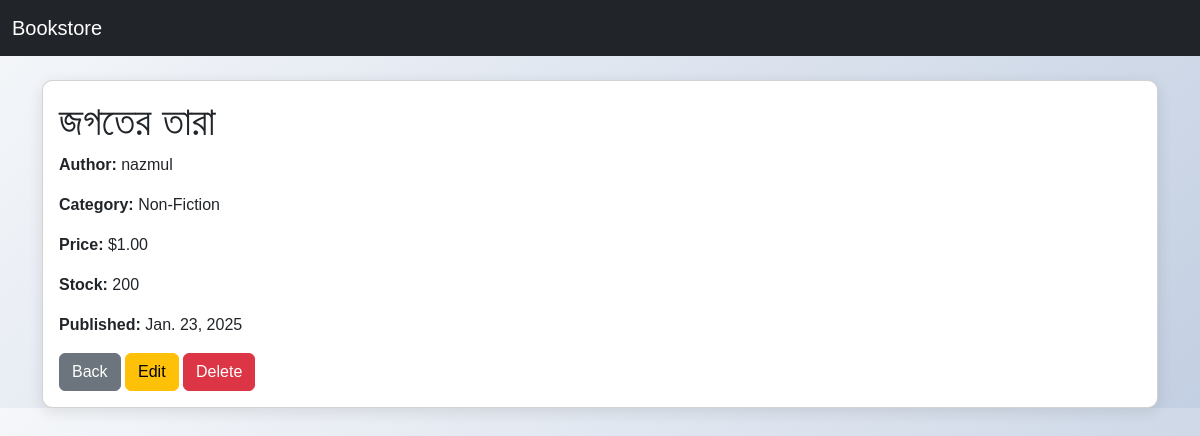
Screenshot of /book/4/ with the database file from the repository.
### books/models.py (models this page shows, shortened)
class Book(models.Model):
    title = models.CharField(max_length=200)
    author = models.CharField(max_length=200)
    category = models.ForeignKey(Category, on_delete=models.CASCADE)
    price = models.DecimalField(max_digits=6, decimal_places=2)
    stock = models.PositiveIntegerField()
    published_date = models.DateField()

class Category(models.Model):
    name = models.CharField(max_length=100)

### books/views.py (the view)
# urls.py: path('book/<int:pk>/', views.book_detail, name='book_detail'),
def book_detail(request, pk):
    book = get_object_or_404(Book, pk=pk)
    return render(request, 'books/book_detail.html', {'book': book})

### books/templates/books/book_detail.html (shortened to what this page needs)
<!DOCTYPE html>
<html lang="en">
<head>
    <link href="https://cdn.jsdelivr.net/npm/bootstrap@5.3.0/dist/css/bootstrap.min.css" rel="stylesheet">
</head>
<body>
    <nav class="navbar navbar-dark bg-dark">
        <div class="container-fluid">
            <a class="navbar-brand" href="{% url 'book_list' %}">Bookstore</a>
        </div>
    </nav>
    <div class="container mt-4">
        <div class="card">
            <div class="card-body">
                <h1 class="card-title">{{ book.title }}</h1>
                <p><strong>Author:</strong> {{ book.author }}</p>
                <p><strong>Category:</strong> {{ book.category.name }}</p>
                <p><strong>Price:</strong> ${{ book.price }}</p>
                <p><strong>Stock:</strong> {{ book.stock }}</p>
                <p><strong>Published:</strong> {{ book.published_date }}</p>
                <div class="mt-3">
                    <a href="{% url 'book_list' %}" class="btn btn-secondary">Back</a>
                    <a href="{% url 'book_update' book.pk %}" class="btn btn-warning">Edit</a>
                    <a href="{% url 'book_delete' book.pk %}" class="btn btn-danger">Delete</a>
                </div>
            </div>
        </div>
    </div>
</body>
</html>

### books/templates/books/book_detail.html (style rules this page uses)
body { font-family: 'Poppins', sans-serif; background: linear-gradient(135deg, #f5f7fa 0%, #c3cfe2 100%); }
.card { border-radius: 10px; box-shadow: 0 4px 15px rgba(0, 0, 0, 0.1); }

### rows the page displays
Book: title "জগতের তারা", author "nazmul", category.name "Non-Fiction", price "1.00", stock "200", published_date "Jan. 23, 2025"
